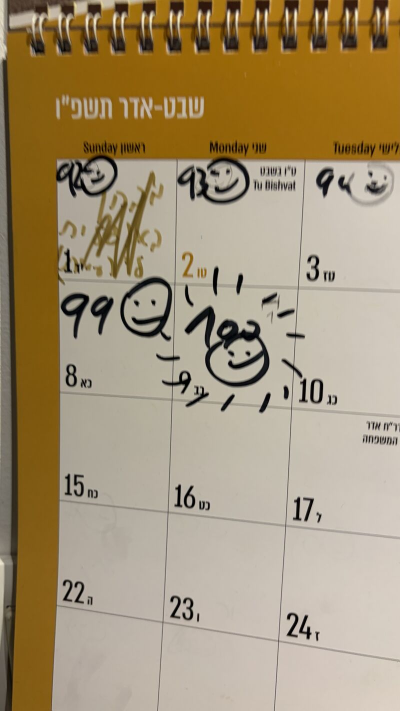
#> input picture downloaded_linkedin_image_2.jpg, 800 x 1422 px (shown at 1/2 size)
$ python gemini_client_medium.py downloaded_linkedin_image_2.jpg   (older library calls are emulated)
#> lines starting #> are read from the running program, lines starting #| are printed output that depends on the picture
import os
import json
import io
import time
import cv2
import numpy as np
from PIL import Image
from google import genai
from google.genai import types
from typing import Union

# Enable loading truncated images globally
Image.MAX_IMAGE_PIXELS = None

# Initialize Client
client = genai.Client(
    api_key=os.getenv("GEMINI_API_KEY"),
    http_options=types.HttpOptions(timeout=60000)
)

def get_quality_context(image_source: Union[str, Image.Image]) -> tuple[str, int]:
    """
    Analyzes image quality using a weighted scoring system (DQT, Resolution, Blur).
    Returns a tuple of (context string for Gemini, quality score).
    """
    score = 100
    issues = []
    avg_q_val = 0 # Default to 0 (High Quality/No Compression Artifacts)

    try:
        # 1. Standardize Input (Handle Path vs PIL)
        if isinstance(image_source, str):
            try:
                img_pil = Image.open(image_source)
            except Exception:
                return "**CONTEXT: QUALITY UNKNOWN (Could not open).**", 0
            was_path = True
            filename = os.path.basename(image_source)
        else:
            img_pil = image_source
            was_path = False
            filename = "Image Object"

        # --- LAYER 1: DQT (JPEG Artifacts) ---
        try:
            if hasattr(img_pil, 'quantization') and img_pil.quantization:
                table = img_pil.quantization.get(0) # Luminance table
                if table:
                    avg_q_val = sum(table) / len(table)
                    if avg_q_val > 30: # Very heavy compression (Q < 40)
                        score -= 40
                        issues.append(f"Severe Compression (~Q{int(100 - avg_q_val*2)})")
                    elif avg_q_val > 20: # Moderate compression (Q < 60)
                        score -= 20
                        issues.append(f"Compression Artifacts (~Q{int(100 - avg_q_val*2)})")
        except Exception:
            pass

        # --- LAYER 2: PIXEL ANALYSIS (Resolution & Blur) ---
        try:
            img_arr = np.array(img_pil.convert('RGB'))
            gray = cv2.cvtColor(img_arr, cv2.COLOR_RGB2GRAY)

            h, w = gray.shape
            pixels = h * w

            # Resolution Penalties
            if pixels < 250_000: # Very small (< 500x500)
                score -= 50
                issues.append(f"Tiny Resolution ({w}x{h})")
            elif pixels < 800_000: # Small-ish (< 1000x800)
                score -= 40
                issues.append(f"Tiny Resolution ({w}x{h})")
            elif pixels < 800_000: # Small-ish (< 1000x800)
                score -= 40
                issues.append(f"Low Resolution ({w}x{h})")

            # Blur Penalties (Laplacian Variance)
            blur_score = cv2.Laplacian(gray, cv2.CV_64F).var()

            if blur_score < 10: # Almost no edges / Solid color / severe blur
                score -= 60
                issues.append(f"Near Zero Detail (Score: {blur_score:.0f})")
            elif blur_score < 25: # Unusable / Very Blurry
                score -= 25
                issues.append(f"Extreme Blur (Score: {blur_score:.0f})")
            elif blur_score < 50: # Soft / Slightly Out of Focus (or Smooth AI)
                score -= 10
                issues.append(f"Soft Focus/Smooth (Score: {blur_score:.0f})")
            elif blur_score > 2000: # Exceptionally Sharp (Override compression)
                score += 20
                issues.append(f"Exceptional Sharpness (Score: {blur_score:.0f})")
            elif blur_score > 1500: # Very Sharp (Override compression)
                score += 15
                issues.append(f"High Sharpness (Score: {blur_score:.0f})")
            elif blur_score > 600 and avg_q_val < 20: # Very Sharp AND NOT Compressed
                score += 20
                issues.append(f"High Sharpness (Score: {blur_score:.0f})")
            elif blur_score > 300 and avg_q_val < 20: # Sharp AND NOT Compressed
                score += 10

        except Exception:
            pass

        if was_path:
            img_pil.close()

        # --- FINAL VERDICT ---
        score = max(0, score)

        if score < 50:
            return f"**CRITICAL CONTEXT: LOW QUALITY IMAGE ({', '.join(issues)}).** INSTRUCTION: This image is heavily compressed/low-res. Warning: This quality naturally causes **WAXY SKIN**, **SMOOTH TEXTURES**, distorted faces, and blur. **IGNORE** any 'waxy' or 'smooth' appearance—it is due to low quality, not AI. Only flag **STRUCTURAL IMPOSSIBILITIES** that compression CANNOT explain (e.g., gibberish text, extra limbs). If unsure, assume it is compression.", score
        elif score < 80:
             return f"**CONTEXT: MEDIUM QUALITY ({', '.join(issues)}).** INSTRUCTION: Image has reduced quality. Do NOT flag soft edges or indistinct textures as AI. However, compression does NOT explain structural impossibilities (like extra fingers, gibberish text, or impossible physics). If you see these CLEAR logic errors, FLAG THEM.", score

        return "**CONTEXT: HIGH QUALITY IMAGE.** Image is sharp and clean. Any visual anomaly is likely a sign of manipulation.", score

    except Exception as e:
        return "**CONTEXT: QUALITY UNKNOWN.** Proceed with standard analysis.", 0

def get_system_instruction(quality_context: str) -> str:
    """Returns the strict PTCF prompt schema, formatted for Gemini 3 Flash."""
    return f"""[PERSONA]
You are an expert forensic AI image detection system analyzing visual data for generative anomalies.

[TASK]
Analyze the provided image and determine if it was generated or manipulated by artificial intelligence.

[DYNAMIC CONTEXT]
{quality_context}

[FORENSIC RULES]
1. THE "WATERMARK" CHECK (EARLY EXIT):
   * Actively scan corners and borders for SynthID patterns, DALL-E color strips, or "CR" (Content Credentials) icons.
   * IF FOUND: Stop all further analysis immediately. Return a confidence score of 1.0 and state ONLY the watermark found. Do not evaluate any other rules.

2. CONTEXT MATTERS:
   * Art/Memes/Cartoons: Be lenient. Do NOT flag stylized anatomy, brush strokes, or "bad photoshop" as AI.
   * Photorealism: Be strict. Hunt for "plastic/waxy" skin, merging foreground/background objects, non-Euclidean geometry, and physical impossibilities (e.g., shadows pointing toward the light source).

3. THE "TEXT" TRAP:
   * If you see text in any language, read it carefully. If the letters form gibberish/non-words (e.g., English "Welcme tp th" or Hebrew "הצסיהת") or the structural logic of the sign fails, it is AI.
   * Ignore the actual date or year. Do not use "future dates" as a manipulation signal.

[OUTPUT FORMAT & EXAMPLES]
You must respond strictly in JSON.
* If AI (>0.5): The explanation must be a single, clinical sentence (max 10 words) isolating the specific artifact.
* If NOT AI (<=0.5): The explanation must exactly read: "No visual anomalies detected."

### FEW-SHOT EXAMPLES:

Example 1 (Watermark Early Exit):
{{
  "confidence": 1.0,
  "explanation": "DALL-E color strip detected in lower right corner."
}}

Example 2 (Clean High-Res Photo):
{{
  "confidence": 0.05,
  "explanation": "No visual anomalies detected."
}}

Example 3 (AI Generated Portrait):
{{
  "confidence": 0.95,
  "explanation": "Subject's left earring merges seamlessly into the jawline."
}}

Example 4 (AI Generated Street Sign):
{{
  "confidence": 0.88,
  "explanation": "Background stop sign contains illegible, gibberish characters."
}}
"""

def _resize_if_needed(img: Image.Image) -> Image.Image:
    """
    Resizes image if it exceeds 4MP (~2048x2048) to limit token usage and avoid payload errors.
    Keeps aspect ratio.
    """
    MAX_PIXELS = 4_194_304 # 2048 x 2048

    w, h = img.size
    pixels = w * h

    if pixels > MAX_PIXELS:
        scale = (MAX_PIXELS / pixels) ** 0.5
        new_w = int(w * scale)
        new_h = int(h * scale)
        return img.resize((new_w, new_h), Image.Resampling.LANCZOS)

    return img

def analyze_image_pro_turbo(image_source: Union[str, Image.Image]) -> dict:
    """
    GEMINI 3.0 FLASH - OPTIMIZED FOR FORENSIC DETECTION
    """
#> called with image_source = 'downloaded_linkedin_image_2.jpg'
    img_to_close = [] # Keep a list of intermediate images to close

    try:
        if isinstance(image_source, str):
            img_original = Image.open(image_source)
#> img_original is the input picture: PIL image 800x1422 RGB; mean R, G, B 164.7, 147.5, 116.8
            img_to_close.append(img_original)
        else:
            img_original = image_source

        # 1. Analyze Quality on ORIGINAL resolution
        quality_context, quality_score = get_quality_context(img_original)
#> in get_quality_context, `table = img_pil.quantization.get(0)`: table = 64 values, max 48 at index 53, min 4 at index 1, mean 23.08
#> in get_quality_context, `avg_q_val = sum(table) / len(table)`: avg_q_val = 23.08
#> in get_quality_context, `gray = cv2.cvtColor(img_arr, cv2.COLOR_RGB2GRAY)`:
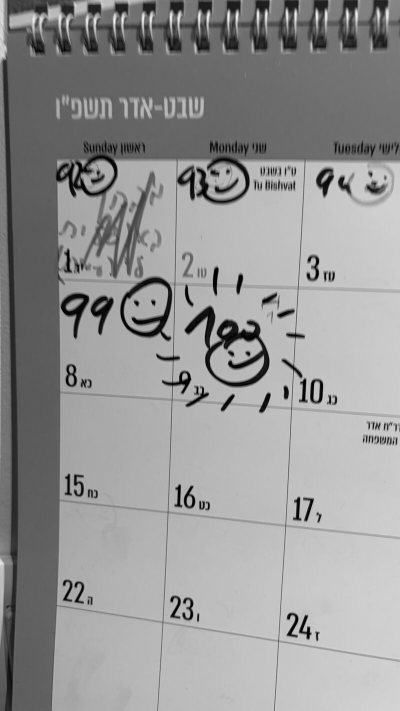
#> gray: shape (1422, 800) (shown at 1/2 size); min 0, max 249, mean 149.1
#> in get_quality_context, `blur_score = cv2.Laplacian(gray, cv2.CV_64F).var()`: blur_score = 167.2
#> quality_score = 80

        # 2. Resize for Upload
        img_working = _resize_if_needed(img_original)
        if img_working is not img_original:
            img_to_close.append(img_working)

        # 3. Ensure RGB
        if img_working.mode != "RGB":
            img_rgb = img_working.convert("RGB")
            img_to_close.append(img_rgb)
            img_working = img_rgb

        # 4. Save to bytes
        img_byte_arr = io.BytesIO()
        # Use Q=95 for maximum fidelity (forensic analysis)
        img_working.save(img_byte_arr, format='JPEG', quality=95)
        image_bytes = img_byte_arr.getvalue()

        # 5. Clean up ALL intermediate objects immediately
        for img_obj in img_to_close:
            img_obj.close()
#> this loop made 1 pass

        # --- CONFIGURATION ---
        config = types.GenerateContentConfig(
            system_instruction=get_system_instruction(quality_context),
            media_resolution="MEDIA_RESOLUTION_HIGH",
            temperature=1.0,
            response_mime_type="application/json",
            response_schema={
                "type": "OBJECT",
                "properties": {
                    "confidence": {"type": "NUMBER"},
                    "explanation": {"type": "STRING"}
                },
                "required": ["confidence", "explanation"]
            }
        )

        # --- THE PAYLOAD (With x2 Prompt Repetition Hack) ---
        execution_query = "Carefully analyze this image for generative AI manipulation, strictly following the system instructions."

        response = client.models.generate_content(
            model="gemini-3-flash-preview",
            contents=[
                types.Part.from_bytes(data=image_bytes, mime_type="image/jpeg"),
                execution_query,
                execution_query # Duplicated for 360-degree mathematical context
            ],
            config=config
        )

        result = json.loads(response.text)

        if hasattr(response, "usage_metadata"):
            result["usage"] = {
                "prompt_tokens": response.usage_metadata.prompt_token_count,
                "completion_tokens": response.usage_metadata.candidates_token_count,
                "total_tokens": response.usage_metadata.total_token_count
            }

        result["quality_score"] = quality_score
        return result

    except Exception as e:
        print(f"Gemini Error: {e}")
        return {"confidence": -1.0}

# [118 lines left out: function analyze_batch_images_pro_turbo, not called in this run]

if __name__ == "__main__":
    import sys
    if len(sys.argv) > 1:
        path = sys.argv[1]
        print(f"Analyzing: {path}...")
        start = time.perf_counter()
        result = analyze_image_pro_turbo(path)
        end = time.perf_counter()
        print(f"Result: {json.dumps(result, indent=2)}")
        print(f"Latency: {end - start:.4f}s")

$ run again, on linkedin_test.jpg
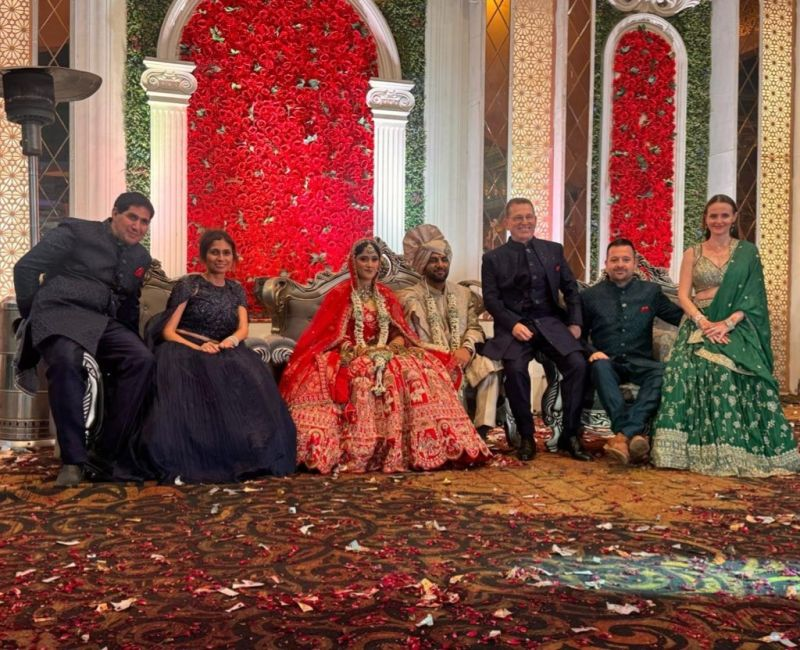
#> input picture linkedin_test.jpg, 800 x 650 px
#> in analyze_image_pro_turbo, img_original is the input picture: PIL image 800x650 RGB; mean R, G, B 124.6, 78.6, 67.1
#> table = 64 values, max 48 at index 53, min 4 at index 1, mean 23.08
#> avg_q_val = 23.08
#> in get_quality_context, `gray = cv2.cvtColor(img_arr, cv2.COLOR_RGB2GRAY)`:
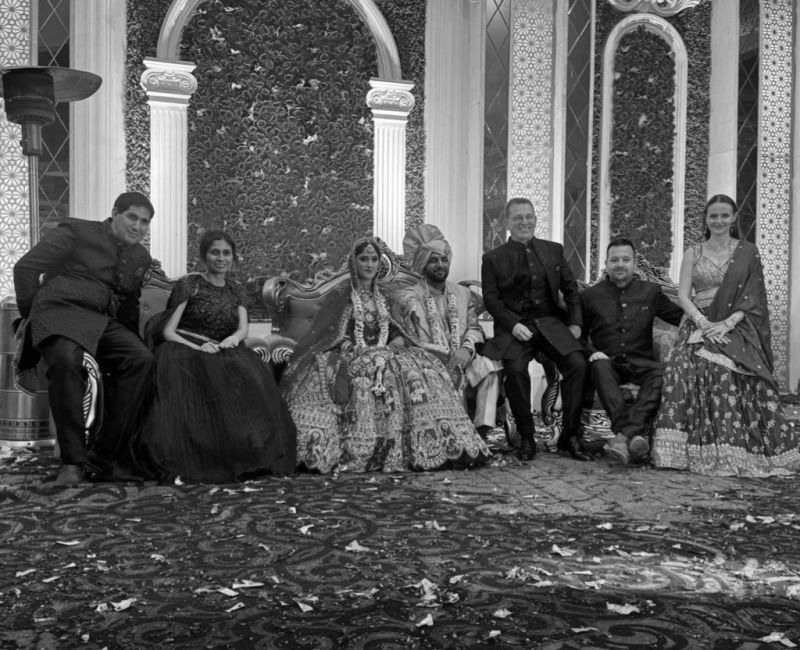
#> gray: shape (650, 800); min 0, max 255, mean 91.1
#> blur_score = 1015
#> quality_score = 40
#> the loop in analyze_image_pro_turbo, `for img_obj in img_to_close:` made 1 pass
